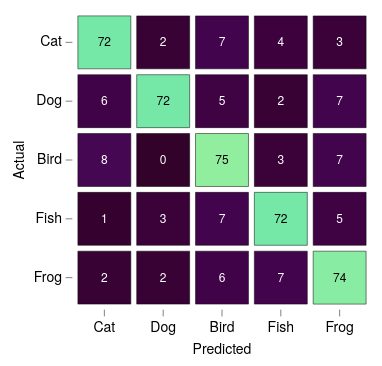

The Vega-Lite source for this figure:
### Vega-Lite specification from a JSON file in a GitHub repository (floating-point values rounded to 4 significant figures)
{"background": null, "config": {"arc": {"fill": "#DBDBDB", "fillOpacity": 1.0, "innerRadius": 37.5, "padAngle": 0.03, "stroke": "black", "strokeOpacity": 1, "strokeWidth": 0.25}, "area": {"fill": "#DBDBDB", "fillOpacity": 1.0, "stroke": "black", "strokeOpacity": 1, "strokeWidth": 0.25}, "axis": {"domain": true, "domainCap": "round", "domainColor": "black", "domainWidth": 0.25, "grid": false, "gridCap": "round", "gridColor": "#F1F1F1", "gridDash": [0, 0], "gridOpacity": 1.0, "gridWidth": 0.25, "labelColor": "black", "labelFont": "Helvetica Neue, HelveticaNeue, Helvetica, Arial, sans-serif", "labelFontSize": 7, "labelFontStyle": "normal", "labelFontWeight": 400, "offset": 0, "ticks": true, "tickCap": "round", "tickColor": "black", "tickRound": false, "tickSize": 3, "tickWidth": 0.25, "titleColor": "black", "titleFont": "Helvetica Neue, HelveticaNeue, Helvetica, Arial, sans-serif", "titleFontSize": 7, "titleFontStyle": "normal", "titleFontWeight": 400}, "axisX": {"domain": false, "labelAlign": "center", "labelAngle": 0, "labels": true, "ticks": true, "translate": 0}, "axisY": {"domain": false, "labelAlign": "right", "labelAngle": 0, "labels": true, "ticks": true, "translate": 0}, "axisRight": {"domain": false, "labelAlign": "left", "labelAngle": 0, "labels": true, "ticks": true, "translate": 0}, "axisTop": {"domain": false, "labelAlign": "center", "labelAngle": 0, "labels": true, "ticks": true, "translate": 0}, "axisBand": {"tickOffset": 0}, "bar": {"fill": "#DBDBDB", "fillOpacity": 1.0, "stroke": "black", "strokeOpacity": 1, "strokeWidth": 0.25}, "boxplot": {"size": 13.5, "ticks": {"cornerRadius": 0.25, "fill": "black", "opacity": 1, "size": 6.75, "thickness": 0.25}, "box": {"fillOpacity": 1.0, "stroke": "black", "strokeOpacity": 1, "strokeWidth": 0.25}, "median": {"cornerRadius": 0, "fill": "black", "fillOpacity": 1.0, "opacity": 1, "size": 13.5, "thickness": 0.25}, "rule": {"fill": "black", "fillOpacity": 1.0, "size": 15.0, "stroke": "black", "strokeDash": [0, 0], "strokeOpacity": 1, "strokeWidth": 0.25}, "outliers": {"color": "black", "fill": "black", "fillOpacity": 1.0, "size": 0, "stroke": "black", "strokeOpacity": 1, "strokeWidth": 0.25}}, "circle": {"fill": "black", "fillOpacity": 1.0, "size": 1.875, "stroke": null, "strokeOpacity": 1, "strokeWidth": 0.25}, "errorband": {"band": {"fillOpacity": 0.6, "stroke": null, "strokeWidth": 0.25, "strokeOpacity": 1}, "borders": {"opacity": 0, "strokeOpacity": 0.25, "strokeWidth": 1}}, "errorbar": {"opacity": 1, "rule": {"strokeDash": [0, 0], "strokeWidth": 0.25}, "ticks": {"color": "black", "cornerRadius": 0.125, "opacity": 1, "size": 9.0, "thickness": 0.25}, "thickness": 0.25}, "font": "Helvetica Neue, HelveticaNeue, Helvetica, Arial, sans-serif", "geoshape": {"fill": "#DBDBDB", "fillOpacity": 1.0, "stroke": "black", "strokeOpacity": 1, "strokeWidth": 0.25}, "header": {"labelColor": "black", "labelFont": "Helvetica Neue, HelveticaNeue, Helvetica, Arial, sans-serif", "labelFontSize": 7, "labelFontStyle": "normal", "labelFontWeight": 400, "titleColor": "black", "titleFont": "Helvetica Neue, HelveticaNeue, Helvetica, Arial, sans-serif", "titleFontSize": 7, "titleFontStyle": "normal", "titleFontWeight": 400, "titlePadding": 0}, "legend": {"disable": false, "offset": 4.5, "titlePadding": 4, "labelOffset": 2, "gradientLabelOffset": 2, "gradientLength": 75.0, "gradientThickness": 7.5, "gradientOpacity": 1.0, "gradientStrokeColor": "black", "gradientStrokeWidth": 0.25, "labelColor": "black", "labelFont": "Helvetica Neue, HelveticaNeue, Helvetica, Arial, sans-serif", "labelFontSize": 7, "labelFontStyle": "normal", "labelFontWeight": 400, "strokeColor": "black", "strokeWidth": 0, "symbolSize": 42, "symbolStrokeColor": "black", "symbolStrokeWidth": 0.25, "titleColor": "black", "titleFont": "Helvetica Neue, HelveticaNeue, Helvetica, Arial, sans-serif", "titleFontSize": 7, "titleFontStyle": "normal", "titleFontWeight": 400}, "line": {"color": "black", "stroke": "black", "strokeCap": "butt", "strokeDash": [0, 0], "strokeOpacity": 1, "strokeWidth": 0.5}, "point": {"filled": true, "fill": "#DBDBDB", "fillOpacity": 1.0, "size": 7.5, "stroke": "black", "strokeOpacity": 1, "strokeWidth": 0.25}, "range": {"category": ["#B2B2B2", "#636363", "#4A7CD3", "#008542", "#382864", "#509F98", "#284F93", "#005226", "#A398D6", "#173633"], "diverging": {"scheme": ["#443E60", "#5F597E", "#7C759B", "#9994B6", "#B7B4CC", "#D6D5DC", "#F6F6F6", "#D1DAD9", "#A4C2BF", "#7AA9A4", "#578E89", "#37736E", "#1B5954"]}, "heatmap": {"scheme": ["#32022B", "#43044D", "#4C196E", "#4D338C", "#484DA6", "#3A68BB", "#1D83CA", "#1D9CCB", "#23B5C9", "#28CDC5", "#4DE0B4", "#91EE9F"]}, "ordinal": {"scheme": ["#F1F1F1", "#DBDBDB", "#C6C6C6", "#B2B2B2", "#9D9D9D", "#898989", "#767676", "#636363", "#515151", "#404040", "#2F2F2F", "#1F1F1F"]}, "ramp": {"scheme": ["#32022B", "#43044D", "#4C196E", "#4D338C", "#484DA6", "#3A68BB", "#1D83CA", "#1D9CCB", "#23B5C9", "#28CDC5", "#4DE0B4", "#91EE9F"]}}, "rule": {"color": "black", "stroke": "black", "strokeCap": "round", "strokeDash": [2, 2], "strokeOpacity": 1, "strokeWidth": 0.25}, "scale": {"bandPaddingInner": 0.1, "bandPaddingOuter": 0.1, "round": false}, "rect": {"fill": "#DBDBDB", "fillOpacity": 1.0, "stroke": "black", "strokeOpacity": 1, "strokeWidth": 0.25}, "square": {"fill": "#DBDBDB", "fillOpacity": 1.0, "size": 15.0, "stroke": "black", "strokeOpacity": 1, "strokeWidth": 0.25}, "text": {"color": "black", "font": "Helvetica Neue, HelveticaNeue, Helvetica, Arial, sans-serif", "fontSize": 7, "fontStyle": "normal", "fontWeight": 400}, "tick": {"color": "black", "cornerRadius": 0.125, "opacity": 1.0, "size": 13.5, "thickness": 0.25}, "title": {"anchor": "middle", "frame": "group", "color": "black", "font": "Helvetica Neue, HelveticaNeue, Helvetica, Arial, sans-serif", "fontSize": 7, "fontStyle": "normal", "fontWeight": 400, "subtitleColor": "black", "subtitleFont": "Helvetica Neue, HelveticaNeue, Helvetica, Arial, sans-serif", "subtitleFontSize": "Helvetica Neue, HelveticaNeue, Helvetica, Arial, sans-serif", "subtitleFontStyle": "normal", "subtitleFontWeight": 400}, "trail": {"color": "black", "opacity": 1, "size": 0.5}, "view": {"continuousWidth": 150, "continuousHeight": 150, "discreteWidth": 150, "discreteHeight": 150, "fill": null, "stroke": null, "strokeWidth": 0.25}}, "layer": [{"mark": {"type": "rect"}, "encoding": {"color": {"field": "n", "legend": null, "title": null, "type": "quantitative"}, "x": {"field": "pred", "sort": ["Cat", "Dog", "Bird", "Fish", "Frog"], "title": "Predicted", "type": "nominal"}, "y": {"field": "true", "sort": ["Cat", "Dog", "Bird", "Fish", "Frog"], "title": "Actual", "type": "nominal"}}}, {"mark": {"type": "text", "fontSize": 6}, "encoding": {"color": {"condition": {"test": "datum.n < 40", "value": "white"}, "value": "black"}, "text": {"field": "n", "type": "quantitative"}, "x": {"field": "pred", "sort": ["Cat", "Dog", "Bird", "Fish", "Frog"], "type": "nominal"}, "y": {"field": "true", "sort": ["Cat", "Dog", "Bird", "Fish", "Frog"], "type": "nominal"}}}], "data": {"name": "data-0384bf31b2f4585f32d7e10bbf17e1b5"}, "$schema": "https://vega.github.io/schema/vega-lite/v6.4.1.json", "datasets": {"data-0384bf31b2f4585f32d7e10bbf17e1b5": [{"true": "Cat", "pred": "Cat", "n": 72}, {"true": "Cat", "pred": "Dog", "n": 2}, {"true": "Cat", "pred": "Bird", "n": 7}, {"true": "Cat", "pred": "Fish", "n": 4}, {"true": "Cat", "pred": "Frog", "n": 3}, {"true": "Dog", "pred": "Cat", "n": 6}, {"true": "Dog", "pred": "Dog", "n": 72}, {"true": "Dog", "pred": "Bird", "n": 5}, {"true": "Dog", "pred": "Fish", "n": 2}, {"true": "Dog", "pred": "Frog", "n": 7}, {"true": "Bird", "pred": "Cat", "n": 8}, {"true": "Bird", "pred": "Dog", "n": 0}, {"true": "Bird", "pred": "Bird", "n": 75}, {"true": "Bird", "pred": "Fish", "n": 3}, {"true": "Bird", "pred": "Frog", "n": 7}, {"true": "Fish", "pred": "Cat", "n": 1}, {"true": "Fish", "pred": "Dog", "n": 3}, {"true": "Fish", "pred": "Bird", "n": 7}, {"true": "Fish", "pred": "Fish", "n": 72}, {"true": "Fish", "pred": "Frog", "n": 5}, {"true": "Frog", "pred": "Cat", "n": 2}, {"true": "Frog", "pred": "Dog", "n": 2}, {"true": "Frog", "pred": "Bird", "n": 6}, {"true": "Frog", "pred": "Fish", "n": 7}, {"true": "Frog", "pred": "Frog", "n": 74}]}}
